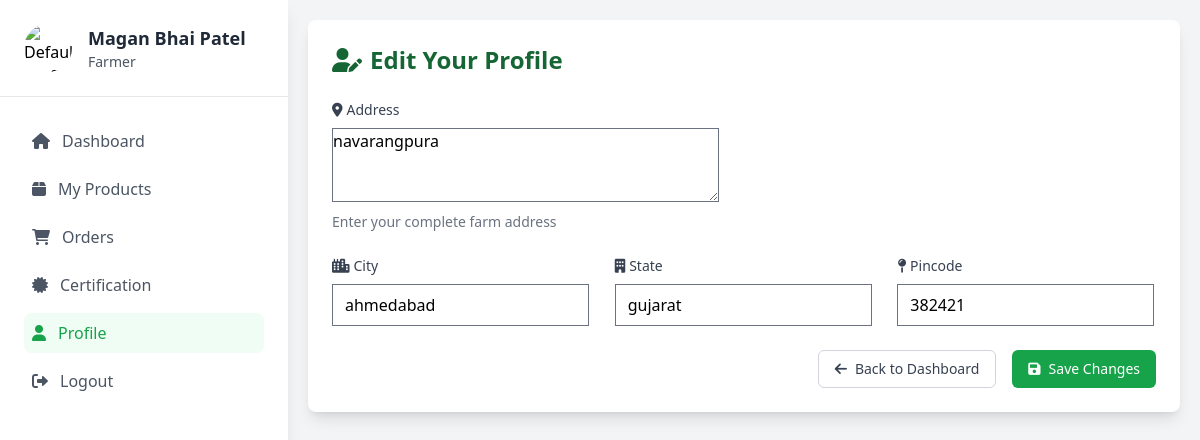
/farmer/profile/edit/ (signed in), run on the app's committed database.
### api/models.py (models this page shows, shortened)
class User(AbstractBaseUser, PermissionsMixin):
    ROLE_CHOICES = [
        ('Farmer', 'Farmer'),
        ('Customer', 'Customer'),
        ('Admin', 'Admin'),
        ('Verifier', 'Verifier'),
    ]
    user_id = models.AutoField(primary_key=True)
    full_name = models.CharField(max_length=100)
    email = models.EmailField(unique=True)
    phone_number = models.CharField(max_length=15)
    role = models.CharField(max_length=10, choices=ROLE_CHOICES, default='Customer')
    is_active = models.BooleanField(default=True)
    is_staff = models.BooleanField(default=False)
    objects = UserManager()
    USERNAME_FIELD = 'email'
    REQUIRED_FIELDS = ['full_name', 'phone_number']

class FarmerProfile(models.Model):
    user = models.OneToOneField(User, on_delete=models.CASCADE)
    address = models.TextField()
    city = models.CharField(max_length=100)
    state = models.CharField(max_length=100)
    pincode = models.CharField(max_length=10)

### api/views.py (the view)
# urls.py: path('farmer/profile/edit/', views.edit_farmer_profile, name='edit_farmer_profile'),
@login_required
def edit_farmer_profile(request):
    if request.user.role != 'Farmer':
        messages.error(request, 'Only farmers can edit their profile.')
        return redirect('home')
    try:
        farmer_profile = FarmerProfile.objects.get(user=request.user)
    except FarmerProfile.DoesNotExist:
        farmer_profile = None
    if request.method == 'POST':
        form = FarmerProfileForm(request.POST, instance=farmer_profile)
        if form.is_valid():
            profile = form.save(commit=False)
            profile.user = request.user
            profile.save()
            messages.success(request, 'Profile updated successfully!')
            return redirect('farmer_dashboard')
        else:
            messages.error(request, 'Please correct the errors below.')
    else:
        form = FarmerProfileForm(instance=farmer_profile)
    context = {
        'form': form,
        'farmer_profile': farmer_profile,
    }
    return render(request, 'farmer/edit_profile.html', context)

### api/forms.py
class FarmerProfileForm(forms.ModelForm):
    class Meta:
        model = FarmerProfile
        fields = ['address', 'city', 'state', 'pincode']
        widgets = {
            'address': forms.Textarea(attrs={'class': 'form-control', 'rows': 3}),
            'city': forms.TextInput(attrs={'class': 'form-control'}),
            'state': forms.TextInput(attrs={'class': 'form-control'}),
            'pincode': forms.TextInput(attrs={'class': 'form-control'}),
        }

### templates/farmer/edit_profile.html (shortened to what this page needs)
{% extends 'farmer/farmer_base.html' %}
{% block content %}
<div class="flex flex-col p-5">
    <div class="bg-white rounded-lg shadow-lg p-6">
        <div class="flex items-center justify-between mb-6">
            <h2 class="text-2xl font-bold text-green-800">
                <i class="fas fa-user-edit mr-2"></i>Edit Your Profile
            </h2>
        </div>
        <form method="post" class="space-y-6">
            <div>
                <label for="{{ form.address.id_for_label }}" class="block text-sm font-medium text-gray-700 mb-2">
                    <i class="fas fa-map-marker-alt mr-1"></i>Address
                </label>
                {{ form.address }}
                <p class="mt-1 text-sm text-gray-500">Enter your complete farm address</p>
            </div>
            <div class="grid grid-cols-1 md:grid-cols-3 gap-6">
                <div>
                    <label for="{{ form.city.id_for_label }}" class="block text-sm font-medium text-gray-700 mb-2">
                        <i class="fas fa-city mr-1"></i>City
                    </label>
                    {{ form.city }}
                </div>
                <div>
                    <label for="{{ form.state.id_for_label }}" class="block text-sm font-medium text-gray-700 mb-2">
                        <i class="fas fa-building mr-1"></i>State
                    </label>
                    {{ form.state }}
                </div>
                <div>
                    <label for="{{ form.pincode.id_for_label }}" class="block text-sm font-medium text-gray-700 mb-2">
                        <i class="fas fa-map-pin mr-1"></i>Pincode
                    </label>
                    {{ form.pincode }}
                </div>
            </div>
            <div class="flex justify-end space-x-4">
                <a href="{% url 'farmer_dashboard' %}" class="px-4 py-2 border border-gray-300 rounded-md text-sm font-medium text-gray-700 hover:bg-gray-50">
                    <i class="fas fa-arrow-left mr-2"></i>Back to Dashboard
                </a>
                <button type="submit" class="px-4 py-2 bg-green-600 text-white rounded-md text-sm font-medium hover:bg-green-700">
                    <i class="fas fa-save mr-2"></i>Save Changes
                </button>
            </div>
        </form>
    </div>
</div>
{% endblock %}

### templates/farmer/sidebar.html
<!DOCTYPE html>
<html lang="en">
<head>
    <script src="https://cdn.tailwindcss.com"></script>
</head>
<body class="flex m-0 font-sans">
    <div class="fixed left-0 top-0 w-72 h-full bg-white shadow-lg">
        <div class="p-6 border-b">
            <div class="flex items-center">
                {% if user.farmer_profile.photo %}
                    <img src="{{ user.farmer_profile.photo.url }}" alt="Profile Photo" class="w-12 h-12 rounded-full object-cover">
                {% else %}
                    <img src="/media/profile_photos/default.jpg" alt="Default Profile" class="w-12 h-12 rounded-full object-cover">
                {% endif %}
                <div class="ml-4">
                    <h2 class="text-lg font-semibold text-gray-800">{{ user.full_name }}</h2>
                    <p class="text-sm text-gray-600">Farmer</p>
                </div>
            </div>
        </div>
        <nav class="p-6">
            <ul class="space-y-2">
                <li>
                    <a href="{% url 'farmer_dashboard' %}"
                       class="flex items-center p-2 rounded-lg {% if request.resolver_match.url_name == 'farmer_dashboard' %}bg-green-50 text-green-600{% else %}text-gray-600 hover:bg-gray-50{% endif %}">
                        <i class="fas fa-home mr-3"></i>
                        <span>Dashboard</span>
                    </a>
                </li>
                <li>
                    <a href="{% url 'product_list' %}"
                       class="flex items-center p-2 rounded-lg {% if request.resolver_match.url_name == 'product_list' %}bg-green-50 text-green-600{% else %}text-gray-600 hover:bg-gray-50{% endif %}">
                        <i class="fas fa-box mr-3"></i>
                        <span>My Products</span>
                    </a>
                </li>
                <li>
                    <a href="{% url 'farmer_orders' %}"
                       class="flex items-center p-2 rounded-lg {% if request.resolver_match.url_name == 'farmer_orders' %}bg-green-50 text-green-600{% else %}text-gray-600 hover:bg-gray-50{% endif %}">
                        <i class="fas fa-shopping-cart mr-3"></i>
                        <span>Orders</span>
                    </a>
                </li>
                <li>
                    <a href="{% url 'certification_request' %}"
                       class="flex items-center p-2 rounded-lg {% if request.resolver_match.url_name == 'certification_request' %}bg-green-50 text-green-600{% else %}text-gray-600 hover:bg-gray-50{% endif %}">
                        <i class="fas fa-certificate mr-3"></i>
                        <span>Certification</span>
                    </a>
                </li>
                <li>
                    <a href="{% url 'edit_farmer_profile' %}"
                       class="flex items-center p-2 rounded-lg {% if request.resolver_match.url_name == 'edit_farmer_profile' %}bg-green-50 text-green-600{% else %}text-gray-600 hover:bg-gray-50{% endif %}">
                        <i class="fas fa-user mr-3"></i>
                        <span>Profile</span>
                    </a>
                </li>
                <li>
                    <a href="{% url 'logout' %}"
                       class="flex items-center p-2 text-gray-600 hover:bg-gray-50 rounded-lg">
                        <i class="fas fa-sign-out-alt mr-3"></i>
                        <span>Logout</span>
                    </a>
                </li>
            </ul>
        </nav>
    </div>
</body>
</html>

### data on the page
User: full_name "Magan Bhai Patel"
FarmerProfile: address "navarangpura", city "ahmedabad", state "gujarat", pincode "382421"
